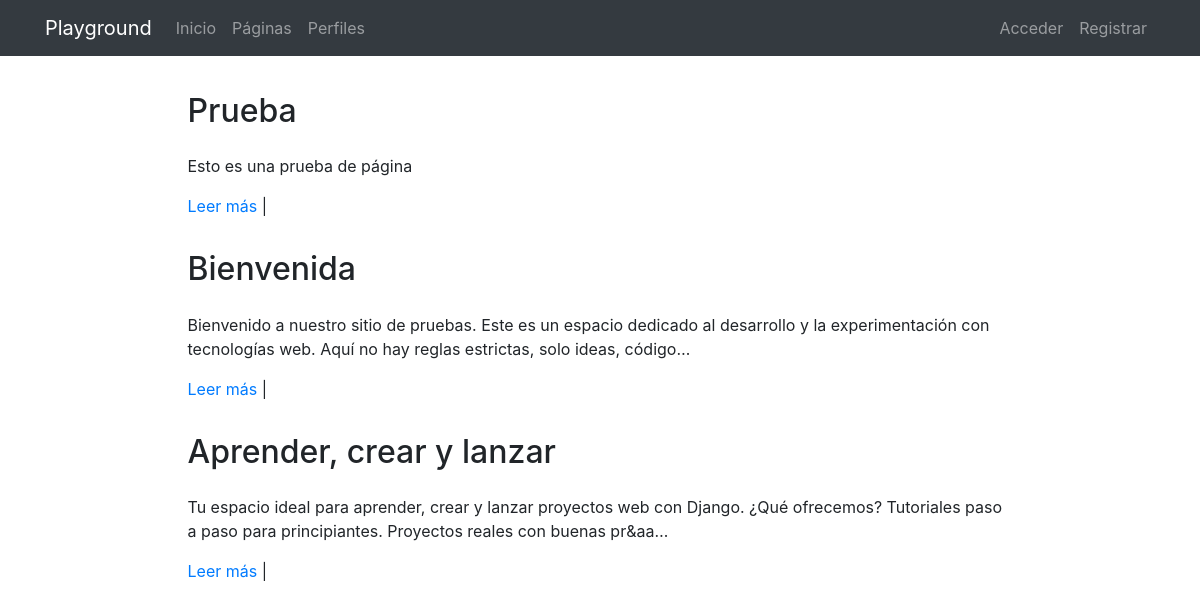
The page /pages/ on the database its author committed.
### pages/models.py (models this page shows, shortened)
class Page(models.Model):
    title = models.CharField(verbose_name="Título", max_length=200)
    content = RichTextField(verbose_name="Contenido")
    order = models.SmallIntegerField(verbose_name="Orden", default=0)
    created = models.DateTimeField(auto_now_add=True, verbose_name="Fecha de creación")
    updated = models.DateTimeField(auto_now=True, verbose_name="Fecha de edición")
    class Meta:
        verbose_name = "página"
        verbose_name_plural = "páginas"
        ordering = ['order', 'title']

### pages/views.py (the view)
# urls.py: path('', PageListView.as_view(), name='pages'),
class PageListView(ListView):
    model = Page

### pages/templates/pages/page_list.html (shortened to what this page needs)
{% extends 'core/base.html' %}
{% load static %}
{% block content %}
{% include 'pages/includes/pages_menu.html' %}
<main role="main">
  <div class="container mb-4">
    {% for page in page_list|dictsort:"id" reversed %}
      <div class="row mt-3">
        <div class="col-md-9 mx-auto">
          <h2 class="mb-4">{{page.title}}</h2>
          <div>
            <p>{{page.content|striptags|safe|truncatechars:"200"}}</p>
            <p><a href="{% url 'pages:page' page.id page.title|slugify %}">Leer más</a> |
          </div>
        </div>
      </div>
    {% endfor %}
  </div>
</main>
{% endblock %}

### core/static/core/css/main.css (style rules this page uses)
main { padding-top: 20px; }
:root { --jumbotron-padding-y: 3rem; }

### rows shown on the page
Page: title "Prueba", content "Esto es una prueba de página"
Page: title "Bienvenida", content "Bienvenido a nuestro sitio de pruebas. Este es un espacio dedicado al desarrollo y la experimentación con tecnologías web. Aquí no hay reglas estrictas, solo ideas, código…"
Page: title "Aprender, crear y lanzar", content "Tu espacio ideal para aprender, crear y lanzar proyectos web con Django. ¿Qué ofrecemos? Tutoriales paso a paso para principiantes. Proyectos reales con buenas pr&aa…"
